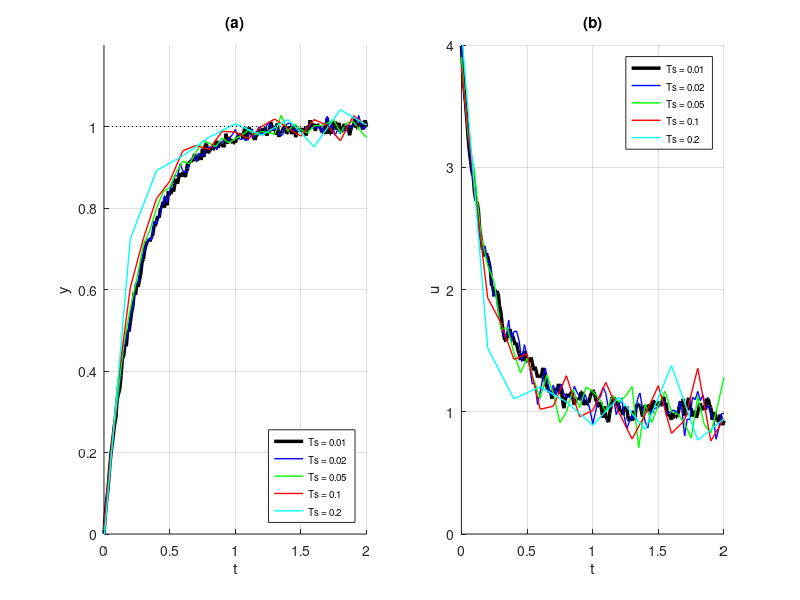

Source code (MATLAB):
%set up

save_dir = 'C:\Users\Asus\OneDrive\Desktop\EE_Archive\6th_semester\IndurstialControl\HWs\HW3\SimulationFigures\Q1\c\c_1';
if ~exist(save_dir, 'dir'), mkdir(save_dir); end

% fixed parameters from paper
K          = 1;
T          = 1;
T_settle   = 1;
b0         = K/T;
k_ob       = 5;
noise_var  = 0.0001;
t_end      = 2.0;

Ts_values = [0.01, 0.02, 0.05, 0.1, 0.2];

% i tried matching colors with original figures for easier grading
colors = {'k','b','g','r','c'};
lws    = [2.5, 1, 1, 1, 1];

fig = figure('Name','Fig18 - Sample Time Effect','Position',[100,100,900,400]);

for idx = 1:length(Ts_values)
    Ts = Ts_values(idx);
    t  = 0:Ts:t_end;
    N  = length(t);

    % controller gains
    s_CL  = -4 / T_settle;
    Kp    = -s_CL;

    % ESO poles
    s_ESO = k_ob * s_CL;
    z_ESO = exp(s_ESO * Ts);

    % observer gains from paper eq(25)
    l1 = 1 - z_ESO^2;
    l2 = (1/Ts) * (1 - z_ESO)^2;
    Ld = [l1; l2];

    % discrete matrices
    Ad = [1, Ts; 0, 1];
    Bd = [b0*Ts; 0];
    Cd = [1, 0];

    % plant: first order continuous, discretized via ZOH
    % y(k) = exp(-Ts/T)*y(k-1) + K*(1-exp(-Ts/T))*u(k-1)
    a_p = exp(-Ts/T);
    b_p = K*(1 - exp(-Ts/T));

    % initialise
    x_hat = [0; 0];
    u_k   = 0;
    y_p   = 0;
    y_arr = zeros(1,N);
    u_arr = zeros(1,N);

    for k = 1:N
        % measurement with noise
        y_meas = y_p + sqrt(noise_var)*randn();

        % ESO update (current form)
        x_hat = (Ad - Ld*Cd*Ad)*x_hat + (Bd - Ld*Cd*Bd)*u_k + Ld*y_meas;

        % control law
        r_k = 1; % step reference
        u_k = (1/b0)*(Kp*(r_k - x_hat(1)) - x_hat(2));

        % plant update
        y_p = a_p*y_p + b_p*u_k;

        y_arr(k) = y_meas;
        u_arr(k) = u_k;
    end

    subplot(1,2,1); hold on; grid on;
    plot(t, y_arr, 'Color', colors{idx}, 'LineWidth', lws(idx), ...
         'DisplayName', ['Ts = ', num2str(Ts)]);

    subplot(1,2,2); hold on; grid on;
    plot(t, u_arr, 'Color', colors{idx}, 'LineWidth', lws(idx), ...
         'DisplayName', ['Ts = ', num2str(Ts)]);
end

subplot(1,2,1);
plot([0 t_end],[1 1],'k:','HandleVisibility','off');
title('(a)'); xlabel('t'); ylabel('y');
axis([0 t_end 0 1.2]); legend('Location','southeast','FontSize',7);

subplot(1,2,2);
title('(b)'); xlabel('t'); ylabel('u');
axis([0 t_end 0 4]); legend('Location','northeast','FontSize',7);

% Code to save the figure would go here
fname = fullfile(save_dir, 'Fig18_SampleTime.jpg');
exportgraphics(fig, fname, 'Resolution', 150);
fprintf('Saved: %s\n', fname);
